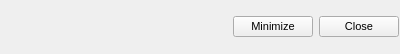
<?xml version="1.0" encoding="UTF-8"?>
<ui version="4.0">
 <class>PlotMSDataCollapsibleClass</class>
 <widget class="QWidget" name="PlotMSDataCollapsibleClass">
  <property name="geometry">
   <rect>
    <x>0</x>
    <y>0</y>
    <width>400</width>
    <height>54</height>
   </rect>
  </property>
  <property name="windowTitle">
   <string>PlotMSDataCollapsible</string>
  </property>
  <layout class="QVBoxLayout" name="widgetLayout">
   <property name="spacing">
    <number>1</number>
   </property>
   <property name="margin">
    <number>1</number>
   </property>
   <item>
    <layout class="QHBoxLayout" name="horizontalLayout">
     <item>
      <spacer name="horizontalSpacer">
       <property name="orientation">
        <enum>Qt::Horizontal</enum>
       </property>
       <property name="sizeHint" stdset="0">
        <size>
         <width>40</width>
         <height>20</height>
        </size>
       </property>
      </spacer>
     </item>
     <item>
      <widget class="QPushButton" name="minMaxButton">
       <property name="font">
        <font>
         <pointsize>8</pointsize>
        </font>
       </property>
       <property name="toolTip">
        <string>Expand/Collapse Plot Data</string>
       </property>
       <property name="text">
        <string>Minimize</string>
       </property>
      </widget>
     </item>
     <item>
      <widget class="QPushButton" name="closeButton">
       <property name="font">
        <font>
         <pointsize>8</pointsize>
        </font>
       </property>
       <property name="toolTip">
        <string>Close Plot Data</string>
       </property>
       <property name="text">
        <string>Close</string>
       </property>
      </widget>
     </item>
    </layout>
   </item>
  </layout>
 </widget>
 <layoutdefault spacing="6" margin="11"/>
 <resources/>
 <connections/>
</ui>
